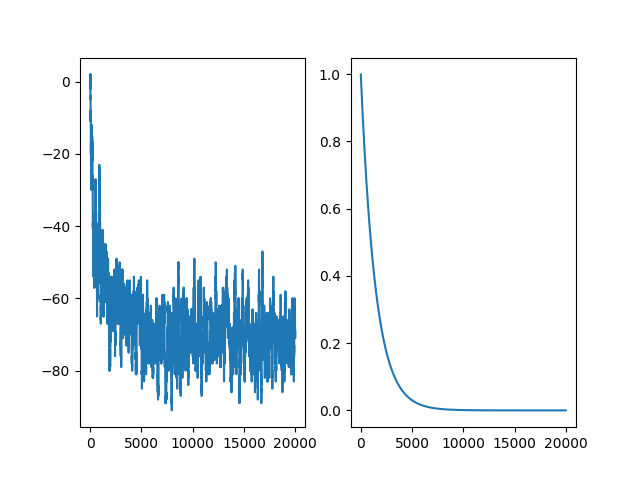

Python code for this plot:
import gymnasium as gym
import numpy as np
import matplotlib.pyplot as plt
from collections import deque
import random
import torch
from torch import nn
import torch.nn.functional as F
import os

current_dir = os.path.dirname(os.path.abspath(__file__))


class DQN(nn.Module):
    def __init__(self, in_states, h1_nodes, out_actions):
        super().__init__()

        self.fc1 = nn.Linear(in_states, h1_nodes)
        self.out = nn.Linear(h1_nodes, out_actions)

    def forward(self, x):
        x = F.relu(self.fc1(x))
        x = self.out(x)
        return x


class ReplayMemory:
    def __init__(self, maxlen):
        self.memory = deque([], maxlen=maxlen)

    def append(self, transition):
        self.memory.append(transition)

    def sample(self, sample_size):
        return random.sample(self.memory, sample_size)

    def __len__(self):
        return len(self.memory)


class DQLAgent:
    learning_rate = 0.01
    discount_factor = 0.9
    network_sync_rate = 10
    replay_memory_size = 1000
    mini_batch_size = 32

    loss_fn = nn.MSELoss()
    optimizer = None

    def __init__(self, env_name, file_name, actions, **args):
        self.env_name = env_name
        self.file_name = file_name
        self.actions = actions
        self.args = args

    def train(self, num_episodes, render=False):
        env = gym.make(
            self.env_name, render_mode="human" if render else None, **self.args
        )

        epsilon = 1
        memory = ReplayMemory(self.replay_memory_size)

        policy_dqn = DQN(in_states=45, h1_nodes=45, out_actions=2)
        target_dqn = DQN(in_states=45, h1_nodes=45, out_actions=2)

        target_dqn.load_state_dict(policy_dqn.state_dict())

        print("Policy (random, before training):")
        self.print_dqn(policy_dqn)

        self.optimizer = torch.optim.Adam(
            policy_dqn.parameters(), lr=self.learning_rate
        )

        reward_history = []
        epsilon_history = []
        step_count = 0

        for episode in range(num_episodes):
            if episode % 100 == 0:
                print(f"On episode {episode}")
            state = env.reset()[0]
            terminated = False
            truncated = False
            reward = 0

            while not terminated and not truncated:
                action = None
                if random.random() < epsilon:
                    action = env.action_space.sample()
                else:
                    with torch.no_grad():
                        action = (
                            policy_dqn(self.state_to_dqn_input(state)).argmax().item()
                        )
                new_state, reward, terminated, truncated, _ = env.step(action)
                memory.append((state, action, new_state, reward, terminated))

                state = new_state
                step_count += 1

            reward_history.append(reward)

            # epsilon = max(epsilon - 1 / num_episodes, 0)
            epsilon = max(epsilon * 0.9993, 0)
            epsilon_history.append(epsilon)

            if len(memory) > self.mini_batch_size and np.sum(reward_history) > 0:
                mini_batch = memory.sample(self.mini_batch_size)
                self.optimize(mini_batch, policy_dqn, target_dqn)
                if step_count > self.network_sync_rate:
                    target_dqn.load_state_dict(policy_dqn.state_dict())
                    step_count = 0
        env.close()

        torch.save(
            policy_dqn.state_dict(), os.path.join(current_dir, self.file_name + ".pt")
        )

        plt.figure(1)

        sum_rewards = [
            np.sum(reward_history[max(0, i - 100) : i + 1]) for i in range(num_episodes)
        ]

        plt.subplot(121)
        plt.plot(sum_rewards)

        plt.subplot(122)
        plt.plot(epsilon_history)

        plt.savefig(os.path.join(current_dir, self.file_name + ".png"))

    def optimize(self, mini_batch, policy_dqn, target_dqn):
        num_states = policy_dqn.fc1.in_features

        current_q_list = []
        target_q_list = []

        for state, action, new_state, reward, terminated in mini_batch:
            if terminated:
                target = torch.FloatTensor([reward])
            else:
                with torch.no_grad():
                    target = torch.FloatTensor(
                        reward
                        + self.discount_factor
                        * target_dqn(
                            self.state_to_dqn_input(new_state, num_states)
                        ).max()
                    )
            current_q = policy_dqn(self.state_to_dqn_input(state, num_states))
            current_q_list.append(current_q)

            target_q = target_dqn(self.state_to_dqn_input(state, num_states))
            target_q[action] = target
            target_q_list.append(target_q)

        loss = self.loss_fn(torch.stack(current_q_list), torch.stack(target_q_list))
        self.optimizer.zero_grad()
        loss.backward()
        self.optimizer.step()

    def state_to_dqn_input(self, state) -> torch.Tensor:
        input_tensor = torch.zeros(45, dtype=torch.float32)
        input_tensor[state[0]] = 1
        input_tensor[state[1] + 32] = 1
        input_tensor[state[2] + 43] = 1
        return input_tensor

    def test(self, episodes, is_slippery=False):
        env = gym.make(
            self.env_name,
            render_mode="human",
        )

        policy_dqn = DQN(in_states=45, h1_nodes=45, out_actions=2)
        policy_dqn.load_state_dict(
            torch.load(os.path.join(current_dir, self.file_name + ".pt"))
        )
        policy_dqn.eval()

        print("Policy (trained):")
        self.print_dqn(policy_dqn)

        for i in range(episodes):
            state = env.reset()[0]
            terminated = False
            truncated = False

            while not terminated and not truncated:
                with torch.no_grad():
                    action = policy_dqn(self.state_to_dqn_input(state)).argmax().item()

                state, reward, terminated, truncated, _ = env.step(action)

        env.close()

    def print_dqn(self, dqn):
        num_states = dqn.fc1.in_features

        for player_sum in range(32):
            for dealer_sum in range(10):
                for usable_ace in range(2):
                    q_values = ""
                    s = (player_sum, dealer_sum, usable_ace)
                    for q in dqn(self.state_to_dqn_input(s)).tolist():
                        q_values += "{:+.2f}".format(q) + " "
                    q_values = q_values.rstrip()

                    best_action = self.actions[dqn(self.state_to_dqn_input(s)).argmax()]

                    print(
                        f"{player_sum} {dealer_sum} {usable_ace},{best_action},[{q_values}]",
                        end=" ",
                    )
                    if usable_ace % 2 == 1:
                        print()


if __name__ == "__main__":
    agent = DQLAgent("Blackjack-v1", "blackjack_dql", ["S", "H"])
    agent.train(20000)
    agent.test(10)
